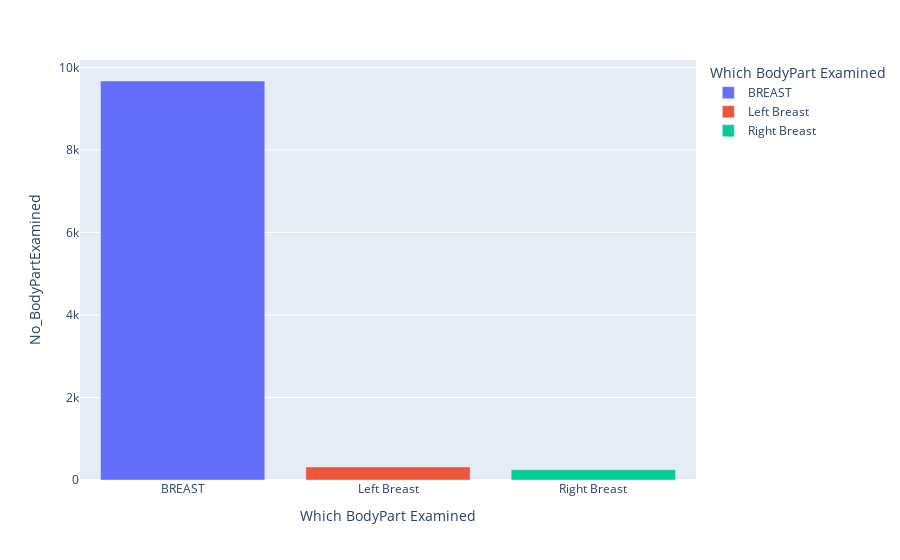

Write notebook code for a chart like this one.
### Code cell
## plot the data
bodypart_dicom_graph=px.bar(data_frame=bodypart_dicom, x='Which BodyPart Examined', y='No_BodyPartExamined', color='Which BodyPart Examined')
bodypart_dicom_graph

### Figure 1 — Plotly figure (JSON) as saved in the notebook; plotly's stock layout.template omitted (floating-point values rounded to 4 significant figures)
{"data": [{"alignmentgroup": "True", "hovertemplate": "Which BodyPart Examined=%{x}<br>No_BodyPartExamined=%{y}<extra></extra>", "legendgroup": "BREAST", "marker": {"color": "#636efa", "pattern": {"shape": ""}}, "name": "BREAST", "offsetgroup": "BREAST", "orientation": "v", "showlegend": true, "textposition": "auto", "type": "bar", "x": ["BREAST"], "xaxis": "x", "y": [9671], "yaxis": "y"}, {"alignmentgroup": "True", "hovertemplate": "Which BodyPart Examined=%{x}<br>No_BodyPartExamined=%{y}<extra></extra>", "legendgroup": "Left Breast", "marker": {"color": "#EF553B", "pattern": {"shape": ""}}, "name": "Left Breast", "offsetgroup": "Left Breast", "orientation": "v", "showlegend": true, "textposition": "auto", "type": "bar", "x": ["Left Breast"], "xaxis": "x", "y": [318], "yaxis": "y"}, {"alignmentgroup": "True", "hovertemplate": "Which BodyPart Examined=%{x}<br>No_BodyPartExamined=%{y}<extra></extra>", "legendgroup": "Right Breast", "marker": {"color": "#00cc96", "pattern": {"shape": ""}}, "name": "Right Breast", "offsetgroup": "Right Breast", "orientation": "v", "showlegend": true, "textposition": "auto", "type": "bar", "x": ["Right Breast"], "xaxis": "x", "y": [248], "yaxis": "y"}], "layout": {"barmode": "relative", "legend": {"title": {"text": "Which BodyPart Examined"}, "tracegroupgap": 0}, "margin": {"t": 60}, "xaxis": {"anchor": "y", "categoryarray": ["BREAST", "Left Breast", "Right Breast"], "categoryorder": "array", "domain": [0, 1], "title": {"text": "Which BodyPart Examined"}}, "yaxis": {"anchor": "x", "domain": [0, 1], "title": {"text": "No_BodyPartExamined"}}}}
